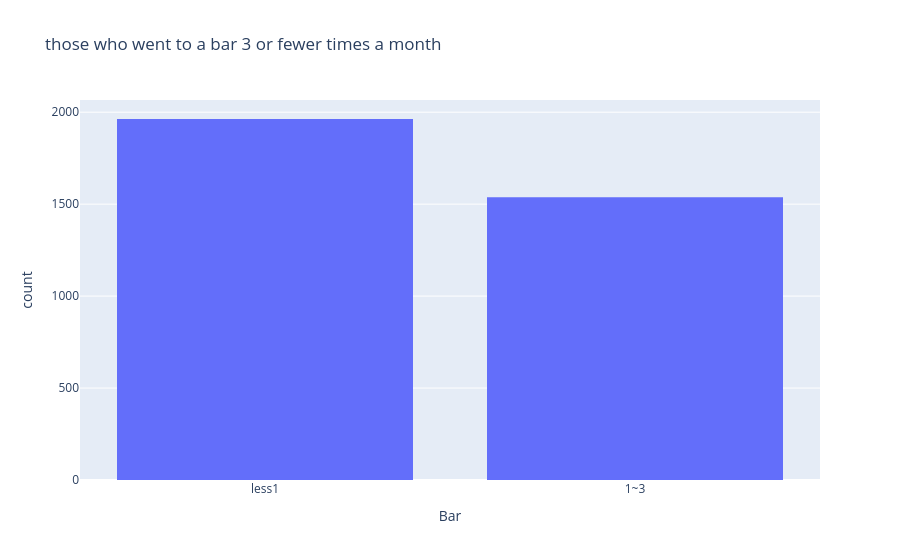

The notebook cell saved with this chart:
### Code cell
fig = px.histogram(y_bar_lte3_df, x="Bar",  title="those who went to a bar 3 or fewer times a month")
fig.show()

### Figure 1 — Plotly figure (JSON) as saved in the notebook; plotly's stock layout.template omitted (floating-point values rounded to 4 significant figures; data arrays with more than 128 entries replaced by an {"elided": "..."} marker saying what was removed)
{"data": [{"bingroup": "x", "hovertemplate": "Bar=%{x}<br>count=%{y}<extra></extra>", "legendgroup": "", "marker": {"color": "#636efa", "pattern": {"shape": ""}}, "name": "", "orientation": "v", "showlegend": false, "type": "histogram", "x": {"elided": "3501 str values"}, "xaxis": "x", "yaxis": "y"}], "layout": {"barmode": "relative", "legend": {"tracegroupgap": 0}, "title": {"text": "those who went to a bar 3 or fewer times a month"}, "xaxis": {"anchor": "y", "domain": [0, 1], "title": {"text": "Bar"}}, "yaxis": {"anchor": "x", "domain": [0, 1], "title": {"text": "count"}}}}
